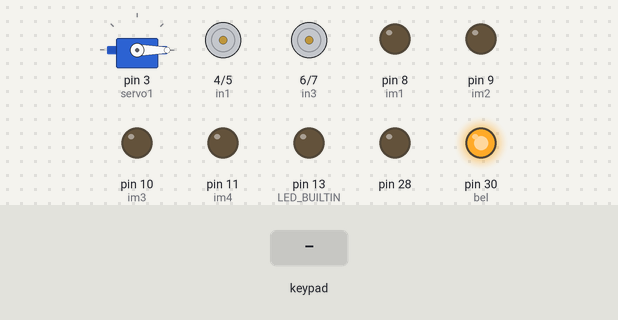
The sketch below on a simulated Arduino Mega 2560, built with avr-gcc and run on an emulated ATmega2560. Shown: servo, motor-driver pin pairs drawn as motors (green arrow = first pin HIGH = forward, orange = second pin HIGH = backward, longer = more drive), output pins drawn as LEDs (lit = HIGH). The inputs (shaded band) are chosen by the test bench. What the sketch prints to the serial monitor is not drawn.

Above: at 2.4 s.
2.5 s: key 'U' pressed
At 2.9 s:
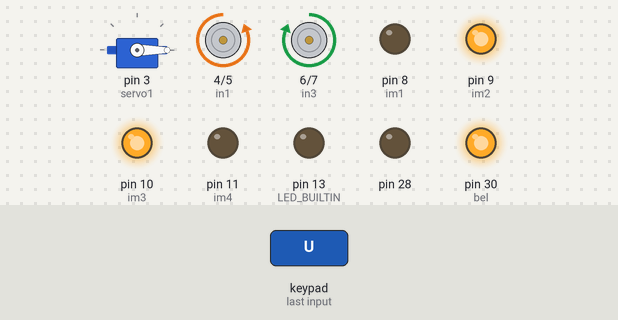
4.5 s: key 'D' pressed
At 4.8 s:
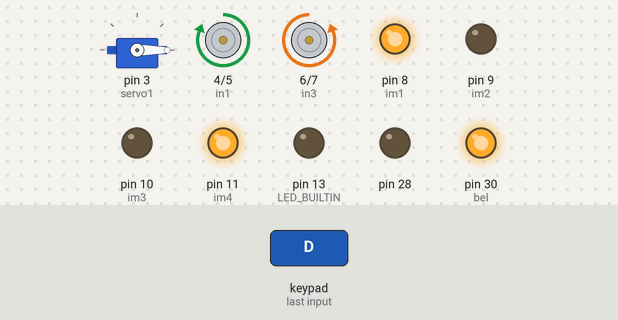
6.5 s: key 'L' pressed
At 6.9 s:
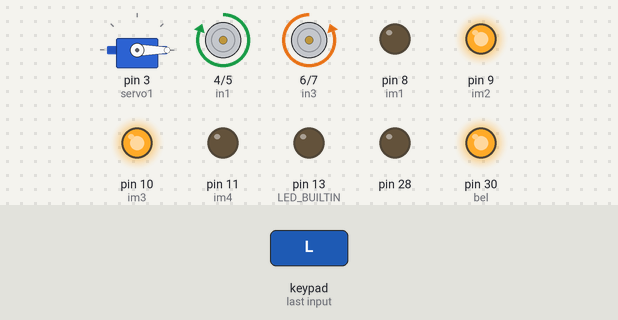
8.5 s: key 'R' pressed
At 8.9 s:
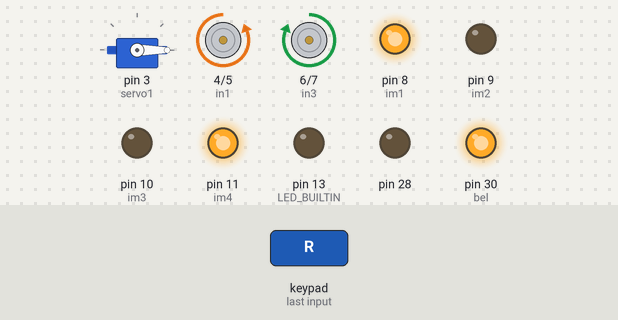
Timing chart, 0 to 11.5 s (numbered marks = the images above; inputs shaded):
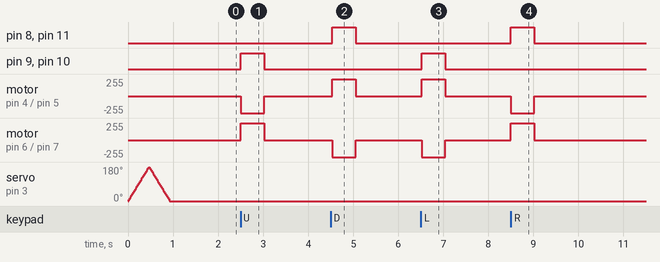

Measured:
- after the input at 2.5 s, pin 9 (im2), pin 10 (im3): LOW → HIGH at once, → LOW 0.52 s later; motor on pin 4 (in1) / pin 5 (in2): stopped → backward 255/255 at once, → stopped 0.52 s later; motor on pin 6 (in3) / pin 7 (in4): stopped → forward 255/255 at once, → stopped 0.52 s later
- after the input at 4.5 s, pin 8 (im1), pin 11 (im4): LOW → HIGH at once, → LOW 0.52 s later; motor on pin 4 (in1) / pin 5 (in2): stopped → forward 255/255 at once, → stopped 0.52 s later; motor on pin 6 (in3) / pin 7 (in4): stopped → backward 255/255 at once, → stopped 0.52 s later
- after the input at 6.5 s, pin 9 (im2), pin 10 (im3): LOW → HIGH at once, → LOW 0.52 s later; motor on pin 4 (in1) / pin 5 (in2): stopped → forward 255/255 at once, → stopped 0.52 s later; motor on pin 6 (in3) / pin 7 (in4): stopped → backward 255/255 at once, → stopped 0.52 s later
- after the input at 8.5 s, pin 8 (im1), pin 11 (im4): LOW → HIGH at once, → LOW 0.52 s later; motor on pin 4 (in1) / pin 5 (in2): stopped → backward 255/255 at once, → stopped 0.52 s later; motor on pin 6 (in3) / pin 7 (in4): stopped → forward 255/255 at once, → stopped 0.52 s later

The sketch:

RobotBluetooth-V2.ino
```cpp
#include <Servo.h>
#include <PS2X_lib.h>

String input = "";

#define in1 4
#define in2 5
#define in3 6
#define in4 7


#define im1 8
#define im2 9
#define im3 10
#define im4 11

#define bel 30

#define PS2_DAT    17
#define PS2_CMD    15
#define PS2_SEL    16
#define PS2_CLK    14
#define pressures   false
#define rumble      true
PS2X ps2x;

int psError = 0;
byte psType = 0;
byte vibrate = 0;

Servo servo1;
int pos = 0;


void stopAll(){
  digitalWrite(in1,LOW);
  digitalWrite(in2,LOW);

  digitalWrite(im1,LOW);
  digitalWrite(im2,LOW);

  digitalWrite(im3,LOW);
  digitalWrite(im4,LOW);

  digitalWrite(in3,LOW);
  digitalWrite(in4,LOW);
}

void kanan(){
  digitalWrite(in1,LOW);
  digitalWrite(in2,HIGH);

  digitalWrite(im1,HIGH);
  digitalWrite(im2,LOW);

  digitalWrite(im3,LOW);
  digitalWrite(im4,HIGH);

  digitalWrite(in3,HIGH);
  digitalWrite(in4,LOW);
}

void kiri(){
  digitalWrite(in1,HIGH);
  digitalWrite(in2,LOW);

  digitalWrite(im1,LOW);
  digitalWrite(im2,HIGH);

  digitalWrite(im3,HIGH);
  digitalWrite(im4,LOW);

  digitalWrite(in3,LOW);
  digitalWrite(in4,HIGH);
}

//semua motor mundur
void mundur(){
  digitalWrite(in1,HIGH);
  digitalWrite(in2,LOW);

  digitalWrite(im1,HIGH);
  digitalWrite(im2,LOW);


  digitalWrite(im3,LOW);
  digitalWrite(im4,HIGH);

  digitalWrite(in3,LOW);
  digitalWrite(in4,HIGH);
}


//Semua motor maju
void maju(){
  digitalWrite(in1,LOW);
  digitalWrite(in2,HIGH);

  digitalWrite(im1,LOW);
  digitalWrite(im2,HIGH);

  digitalWrite(im3,HIGH);
  digitalWrite(im4,LOW);

  digitalWrite(in3,HIGH);
  digitalWrite(in4,LOW);
}

void serv(){
  Serial.println("serrrrrr");
  servo1.write(0);
  pos = 0;
  for (pos = 0; pos <= 180; pos += 2) { // goes from 0 degrees to 180 degrees
      // in steps of 1 degree
      servo1.write(pos);              // tell servo to go to position in variable 'pos'
      delay(5);                       // waits 15ms for the servo to reach the position
  }
  for (pos = 180; pos >= 0; pos -= 2) { // goes from 180 degrees to 0 degrees
      servo1.write(pos);              // tell servo to go to position in variable 'pos'
      delay(5);                       // waits 15ms for the servo to reach the position
  }
}

void handleBluetooth(){
  if (Serial1.available() > 0) {
      char x = Serial1.read();
      Serial.print(x);
      if(x == 'F'){
          maju();
          delay(80);
      }
      if(x == 'R'){
          kanan();
          delay(80);
      }
      if(x == 'L'){
          kiri();
          delay(80);
      }
      if(x == 'B'){
          mundur();
          delay(80);
      }
      if(x == 'S'){
          stopAll();
      }
      if(x == 'H'){
          serv();
      }
      digitalWrite(LED_BUILTIN, HIGH);
  }else {
      digitalWrite(LED_BUILTIN, LOW);
      stopAll();
  }
}

void handleStickPs(){
  ps2x.read_gamepad(false, vibrate); //read controller and set large motor to spin at 'vibrate' speed

  // || ps2x.Analog(PSS_LY) == 0
  if(ps2x.Button(PSB_PAD_UP)) {
      Serial.print("PSB_PAD_UP");
      maju();
      delay(80);
  }
  // || ps2x.Analog(PSS_LX) == 255
  if(ps2x.Button(PSB_PAD_RIGHT)) {
      Serial.print("PSB_PAD_RIGHT");
      kanan();
      delay(80);
  }
  // || ps2x.Analog(PSS_LX) == 0
  if(ps2x.Button(PSB_PAD_LEFT)) {
      Serial.print("PSB_PAD_LEFT");
      kiri();
      delay(80);
  }
  // || ps2x.Analog(PSS_LY) == 255
  if(ps2x.Button(PSB_PAD_DOWN)) {
      Serial.print("PSB_PAD_DOWN ");
      mundur();
      delay(80);
  }

  if(ps2x.ButtonReleased(PSB_PAD_UP)
      || ps2x.ButtonReleased(PSB_PAD_RIGHT)
      || ps2x.ButtonReleased(PSB_PAD_LEFT)
      || ps2x.ButtonReleased(PSB_PAD_DOWN) ){
      Serial.print("stopAll");
      stopAll();
  }

  delay(50);
}

void setup() {

  Serial1.begin(115200);
  Serial.begin(115200);
  servo1.attach(3);
  serv();
  delay(300);
  psError = ps2x.config_gamepad(PS2_CLK, PS2_CMD, PS2_SEL, PS2_DAT, pressures, rumble);

  if(psError == 0){
    Serial.print("Found Controller, configured successful ");
    Serial.print("pressures = ");
    if (pressures)
        Serial.println("true ");
    else
        Serial.println("false");
    Serial.print("rumble = ");
    if (rumble)
        Serial.println("true)");
    else
        Serial.println("false");
    Serial.println("Try out all the buttons, X will vibrate the controller, faster as you press harder;");
    Serial.println("holding L1 or R1 will print out the analog stick values.");
    Serial.println("Note: Go to www.billporter.info for updates and to report bugs.");
  }
  else if(psError == 1)
    Serial.println("No controller found, check wiring, see readme.txt to enable debug. visit www.billporter.info for troubleshooting tips");

  else if(psError == 2)
    Serial.println("Controller found but not accepting commands. see readme.txt to enable debug. Visit www.billporter.info for troubleshooting tips");

  else if(psError == 3)
    Serial.println("Controller refusing to enter Pressures mode, may not support it. ");


  pinMode(LED_BUILTIN, OUTPUT);

  pinMode(in1,OUTPUT);
  pinMode(in2,OUTPUT);
  pinMode(in3,OUTPUT);
  pinMode(in4,OUTPUT);

  pinMode(im1,OUTPUT);
  pinMode(im2,OUTPUT);
  pinMode(im3,OUTPUT);
  pinMode(im4,OUTPUT);

  pinMode(bel,OUTPUT);
  pinMode(28,OUTPUT);
  digitalWrite(bel,LOW);
  digitalWrite(bel,HIGH);

  psType = ps2x.readType();
  switch(psType) {
      case 0:
      Serial.print("Unknown Controller type found ");
      break;
      case 1:
      Serial.print("DualShock Controller found ");
      break;
      case 2:
      Serial.print("GuitarHero Controller found ");
      break;
      case 3:
      Serial.print("Wireless Sony DualShock Controller found ");
      break;
  }

  Serial.println("Setup Finish");
}

void loop() {
  handleStickPs();

}
```
